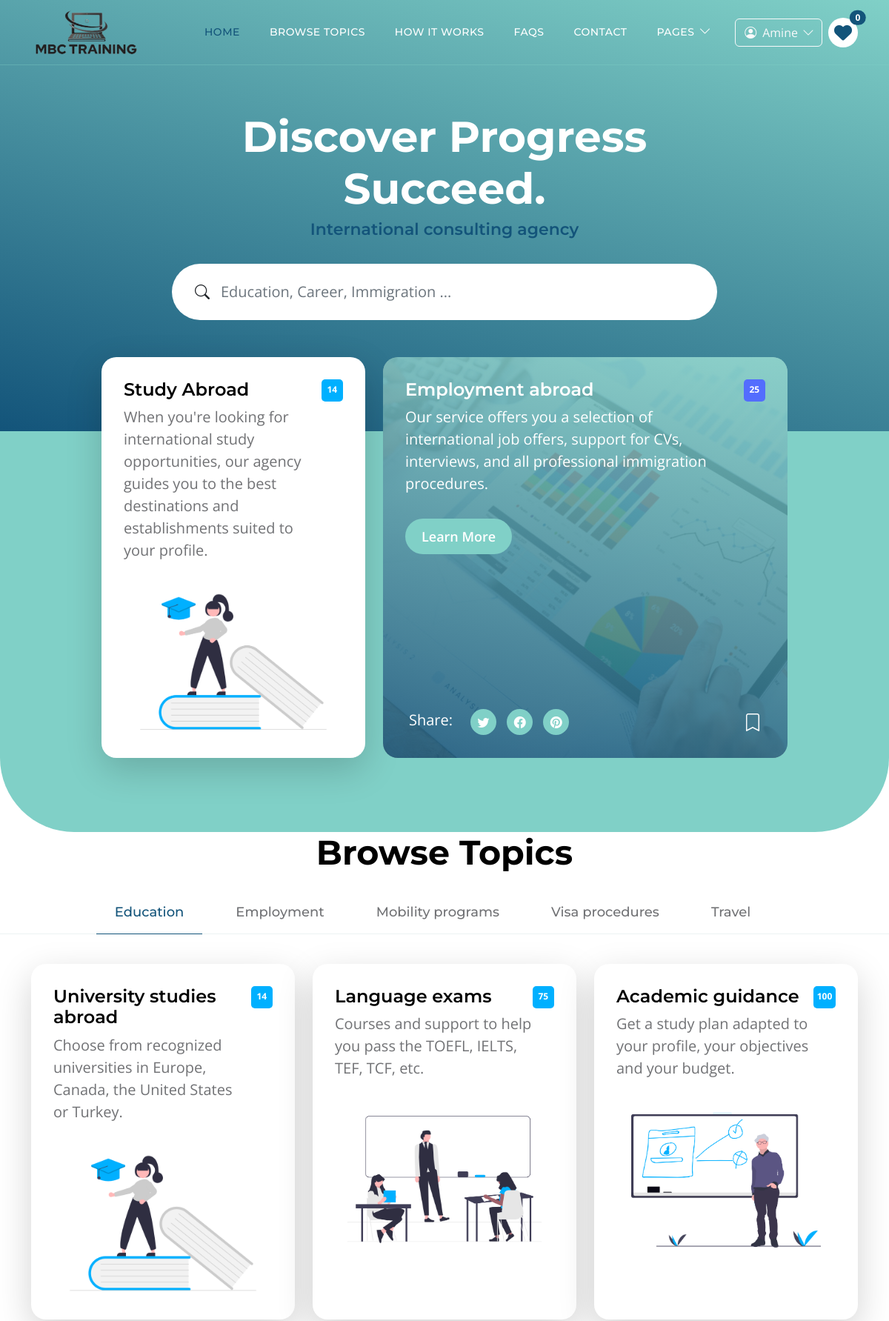
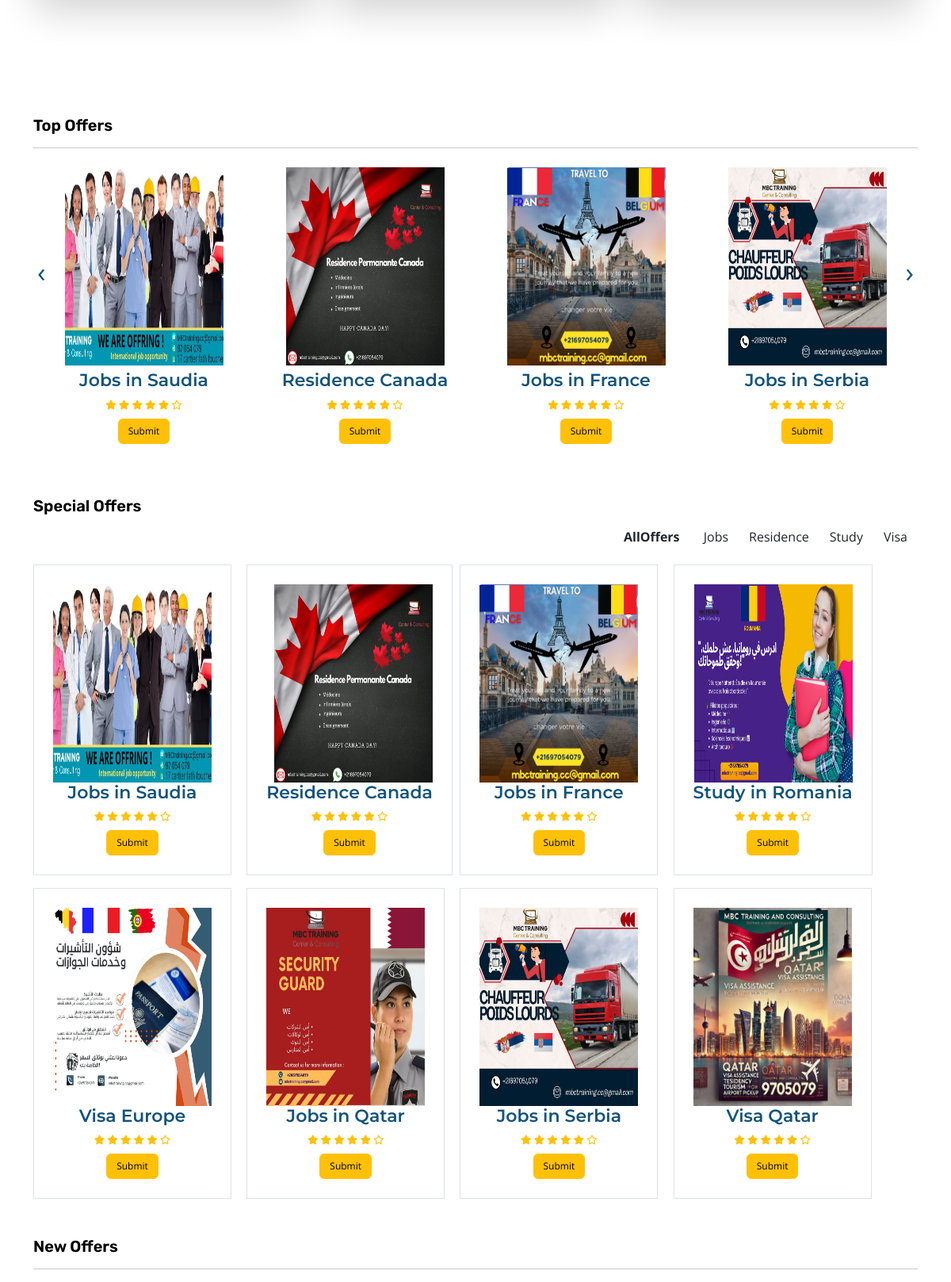
The app's page /index.php (signed in, upper part) with its own data (2 pictures, top to bottom).
### tables this page shows
CREATE TABLE `offer` (
  `item_id` INT(11) NOT NULL AUTO_INCREMENT,
  `item_name` VARCHAR(255) NOT NULL,
  `item_category` VARCHAR(255) NOT NULL,
  `item_image` VARCHAR(255) NOT NULL,
  `item_description` TEXT NOT NULL,
  `item_subdescription` VARCHAR(255) NOT NULL,
  `item_register` DATETIME DEFAULT NULL,
  PRIMARY KEY (`item_id`)
);

### index.php (called while the page is built, shortened)
<?php
include('header.php');
include('Template/_banner1.php');
include('Template/_banner2.php');
include('Template/_browse-topics.php');
include('Template/_top-offers.php');
include('Template/_special-offers.php');
include('Template/_new-offers.php');
include('footer.php');
?>

### database/DBController.php (called while the page is built, shortened)
<?php
class DBController {
    protected $host = "localhost";
    protected $user = "root";
    protected $password = "";
    protected $database = "consulting";
    public function __construct() {
        $this->con = mysqli_connect($this->host, $this->user, $this->password, $this->database);
    }
}
?>

### functions.php (called while the page is built, shortened)
<?php
require('database/DBController.php');
require('database/Offer.php');
$db = new DBController();
$offer = new Offer($db);
$favorite = new Favorite($db);
?>

### database/Offer.php (called while the page is built, shortened)
<?php
class Offer {
    public $db = null;
    public function __construct(DBController $db) {
        $this->db = $db;
    }
    public function getData($table = 'offer') {
        $result = $this->db->con->query("SELECT * FROM {$table}");
        $resultArray = array();
        while($item = mysqli_fetch_array($result, MYSQLI_ASSOC)) {
            $resultArray[] = $item;
        }
        return $resultArray;
    }
}
?>

### Template/_special-offers.php (the view, shortened to what this page needs)
<?php
    $category = array_map(function($item) { return $item['item_category'];}, $offer_shuffle);
    $unique_category = array_unique($category);
    sort($unique_category);
    shuffle($offer_shuffle);
    $in_favorites = $favorite->getFavoritesById($offer->getData('favorites')) ?? [];
?>
<section id="special-offers">
    <div class="container">
        <h4 class="font-size-20 font-rubik">Special Offers</h4>
        <div id="filters" class="button-group text-end">
            <button class="btn" style="font-weight: 700;" data-filter="">AllOffers</button>
            <?php
                array_map(function($item) {
                printf('<button class="btn" data-filter=".%s">%s</button>', $item, $item);
            }, $unique_category); ?>
        <div class="grid">
            <?php array_map(function($item) use ($in_favorites){ ?>
            <div class="grid-item <?php echo $item['item_category'] ?? 'Category'; ?> border">
                <div class="item p-4">
                    <div class="offer font-rale">
                        <a href="<?php printf('offer.php?item_id=%d', $item['item_id']); ?>"><img src="<?php echo $item['item_image'] ?? './images/offers/job offers qatar.jpg'; ?>" style="width: 200px;height: 250px;" alt="offer1"></a>
                        <div class="text-center">
                            <h6><?php echo $item['item_name'] ?? 'Unknown'; ?></h6>
                            <div class="rating text-warning font-size-12">
                                <span><i class="fas fa-star"></i></span>
                                <span><i class="fas fa-star"></i></span>
                                <span><i class="fas fa-star"></i></span>
                                <span><i class="fas fa-star"></i></span>
                                <span><i class="fas fa-star"></i></span>
                                <span><i class="far fa-star"></i></span>
                            </div>
                            <form method="post">
                                <?php
                                    if (in_array($item['item_id'], $in_favorites)) {
                                        echo '<button type="submit" disabled class="btn btn-warning font-size-12 mt-2" name="special-offer-submit">In Favorites</button>';
                                    } else {
                                        echo '<button type="submit" class="btn btn-warning font-size-12 mt-2" name="special-offer-submit">Submit</button>';
                                    }
                                ?>
                            </form>
                        </div>
                    </div>
                </div>
            </div>
            <?php }, $offer_shuffle); ?>
        </div>
    </div>
</section>

### Template/_top-offers.php (shortened to what this page needs)
<?php
$offer_shuffle = $offer->getData();
shuffle($offer_shuffle);
?>
<div id="top-offers">
    <div class="container py-5">
        <h4 class="font-size-20 font-rubik">Top Offers</h4>
        <hr>
        <div class="owl-carousel owl-theme">
            <?php foreach($offer_shuffle as $item) { ?>
            <div class="item py-2 text-center">
                <div class="offer font-rale">
                    <a href="<?php printf('offer.php?item_id=%d', $item['item_id']); ?>"><img src="<?php echo $item['item_image'] ?? './images/offers/job offers france.jpg'; ?>" alt="offer1" class="img-fluid" style="width:200px;height:250px;"></a>
                    <div>
                        <h6><?php echo $item['item_name'] ?? 'Unknown Offer'; ?></h6>
                        <div class="rating text-warning font-size-12">
                            <span><i class="fas fa-star"></i></span>
                            <span><i class="fas fa-star"></i></span>
                            <span><i class="fas fa-star"></i></span>
                            <span><i class="fas fa-star"></i></span>
                            <span><i class="fas fa-star"></i></span>
                            <span><i class="far fa-star"></i></span>
                        </div>
                        <form method="post">
                            <?php
                                if (in_array($item['item_id'], $favorite->getFavoritesById($offer->getData('favorites')) ?? [])) {
                                    echo '<button type="submit" disabled class="btn btn-warning font-size-12 mt-2" name="top-offer-submit">In Favorites</button>';
                                } else {
                                    echo '<button type="submit" class="btn btn-warning font-size-12 mt-2" name="top-offer-submit">Submit</button>';
                                }
                            ?>
                        </form>
                    </div>
                </div>
            </div>
            <?php } ?>
        </div>
    </div>
</div>

### css/templatemo-topic-listing.css (style rules this page uses)
:root { --white-color: #ffffff; --primary-color: #13547a; --secondary-color: #80d0c7; --section-bg-color: #f0f8ff; --custom-btn-bg-color: #80d0c7; --custom-btn-bg-hover-color: #13547a; --dark-color: #000000; --p-color: #717275; --border-color: #7fffd4; --link-hover-color: #13547a; --body-font-family: 'Open Sans', sans-serif; --title-font-family: 'Montserrat', sans-serif; --h1-font-size: 58px; --h2-font-size: 46px; --h3-font-size: 32px; --h4-font-size: 28px; --h5-font-size: 24px; --h6-font-size: 22px; --p-font-size: 20px; --menu-font-size: 14px; --btn-font-size: 18px; --copyright-font-size: 16px; --border-radius-large: 100px; --border-radius-medium: 20px; --border-radius-small: 10px; --font-weight-normal: 400; --font-weight-medium: 500; --font-weight-semibold: 600; --font-weight-bold: 700; }
body { background-color: var(--white-color); font-family: var(--body-font-family); }
h2, h3, h4, h5, h6 { color: var(--dark-color); }
h1, h2, h3, h4, h5, h6 { font-family: var(--title-font-family); font-weight: var(--font-weight-semibold); }
h4 { font-size: var(--h4-font-size); }
h6 { color: var(--primary-color); font-size: var(--h6-font-size); }
.font-size-12 { font-size: 12px; }
.font-size-20 { font-size: 20px; }
.font-rubik { font-family: "Rubik", cursive; }
#top-offers .owl-carousel .item .offer a { overflow: hidden; }
#top-offers .owl-carousel .item .offer img { transition: transform .5s ease; }
#special-offers .grid .grid-item { margin-right: 1.2rem; margin-top: 1rem; }

### records on screen
offer: item_image (picture), item_name "Jobs in Saudia"
offer: item_image (picture), item_name "Residence Canada"
offer: item_image (picture), item_name "Jobs in France"
offer: item_image (picture), item_name "Jobs in Serbia"
offer: item_category "Visa", item_image (picture), item_name "Visa Qatar"
offer: item_image (picture), item_name "Study in Romania"
offer: item_image (picture), item_name "Visa Europe"
offer: item_image (picture), item_name "Jobs in Qatar"

### other values on screen
explode(' ', $_SESSION['full_name'])[0] "Amine"
$item "Jobs Residence Study"
